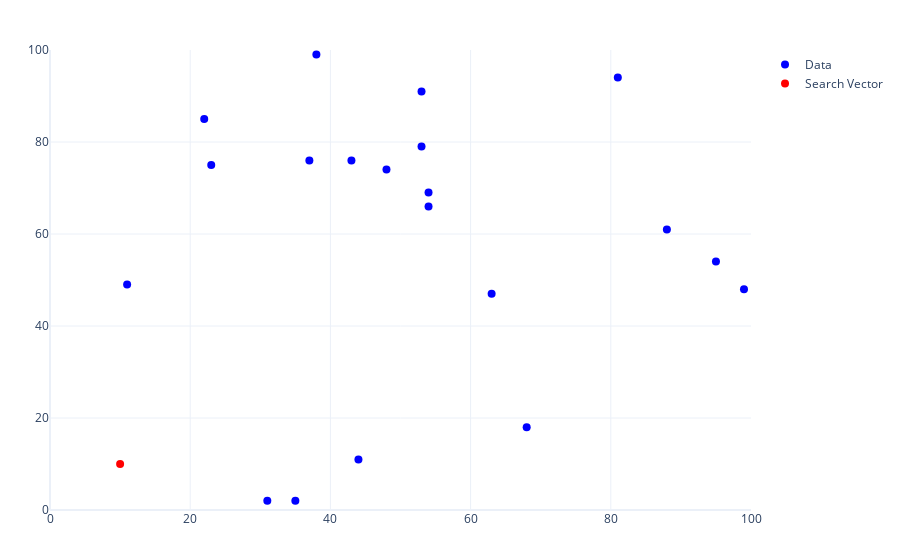

Write notebook code for a chart like this one.
### Code cell
fig.add_trace(go.Scatter(x=search_vector[:, 0], y=search_vector[:, 1], mode='markers', marker=dict(size=8, color='red'), name="Search Vector"))
fig

### Figure 1 — Plotly figure (JSON) as saved in the notebook; plotly's stock layout.template omitted (floating-point values rounded to 4 significant figures)
{"data": [{"marker": {"color": "blue", "size": 8}, "mode": "markers", "name": "Data", "type": "scatter", "x": [88, 68, 37, 54, 54, 31, 81, 35, 53, 38, 22, 44, 63, 99, 43, 53, 23, 95, 48, 11], "y": [61, 18, 76, 66, 69, 2, 94, 2, 91, 99, 85, 11, 47, 48, 76, 79, 75, 54, 74, 49]}, {"marker": {"color": "red", "size": 8}, "mode": "markers", "name": "Search Vector", "type": "scatter", "x": [10], "y": [10]}], "layout": {"margin": {"b": 50, "l": 50, "r": 50, "t": 50}, "xaxis": {"range": [0, 100]}, "yaxis": {"range": [0, 100]}}}
